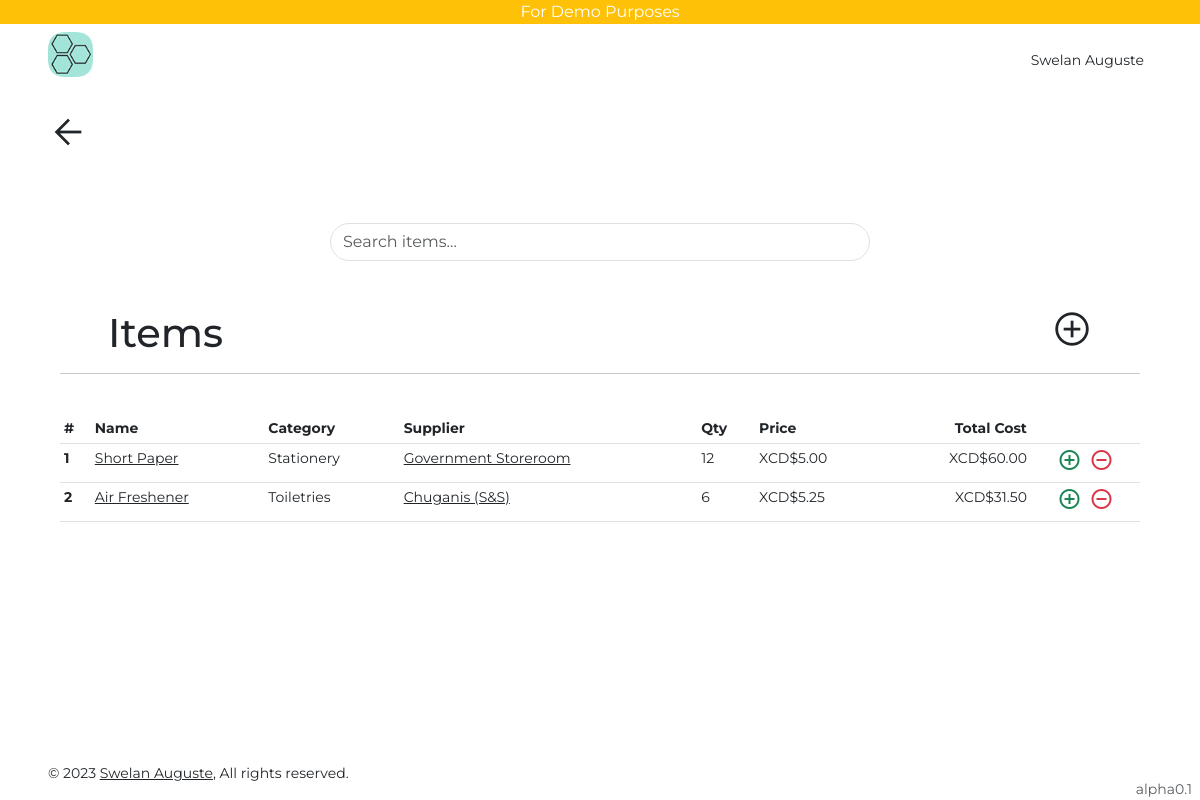
The page /items/ (signed in) on the database its author committed.
### users/models.py (models this page shows, shortened)
class User(AbstractUser):
    is_viewer = models.BooleanField(default=True)
    is_admin = models.BooleanField(default=False)

class Profile(models.Model):
    user = models.OneToOneField(User, on_delete=models.CASCADE, related_name="profile")
    uid = models.UUIDField(default=uuid.uuid4, editable=False, unique=True)
    first_name = models.CharField(max_length=255)
    last_name = models.CharField(max_length=255, blank=True)
    slug = models.SlugField(max_length=255, blank=True)
    phone = models.TextField(null=True, default="+1")
    phone1 = models.TextField(blank=True)
    bio = models.TextField(blank=True)
    def get_absolute_url(self):
        return reverse("profile", kwargs={"slug": self.slug})
    def __str__(self) -> str:
        if self.first_name and self.last_name:
            return f"{self.first_name} {self.last_name}"
        return self.user.email

### inventory/models.py (models this page shows, shortened)
class Item(models.Model):
    name = models.CharField(max_length=255)
    category = models.ForeignKey(
        Category,
        on_delete=models.CASCADE,
        null=True,
        blank=True,
    )
    supplier = models.ForeignKey(
        Supplier, on_delete=models.CASCADE, null=True, blank=True
    )
    quantity = models.IntegerField(default=1, blank=True)
    price = models.DecimalField(max_digits=10, decimal_places=2, blank=True)
    def get_total_cost(self):
        return self.price * self.get_item_total_count()
    def get_all_received_count(self):
        return sum(item.qty for item in self.receive_items.all())
    def get_all_given_count(self):
        return sum(item.qty for item in self.give_items.all())
    def get_item_total_count(self):
        return (
            self.get_all_received_count() + self.quantity
        ) - self.get_all_given_count()
    def get_absolute_url(self):
        return reverse("item-detail", kwargs={"pk": self.pk})

class Category(models.Model):
    name = models.CharField(max_length=255)
    class Meta:
        verbose_name_plural = "categories"
    def __str__(self):
        return self.name

class Supplier(models.Model):
    name = models.CharField(max_length=255)
    address = models.CharField(max_length=200, null=True)
    address1 = models.CharField(max_length=200, null=True, blank=True)
    phone = models.CharField(max_length=20, blank=True)
    email = models.EmailField(blank=True)
    def get_absolute_url(self):
        return reverse("supplier-detail", kwargs={"pk": self.pk})

class ReceiveItem(models.Model):
    item = models.ForeignKey(
        Item, on_delete=models.CASCADE, related_name="receive_items"
    )
    qty = models.PositiveIntegerField("quantity")
    created_at = models.DateTimeField(auto_now_add=True)
    updated_at = models.DateTimeField(auto_now=True)
    created_by = models.ForeignKey(User, on_delete=models.CASCADE)
    updated_by = models.ForeignKey(User, on_delete=models.CASCADE, related_name="+")

class GiveItem(models.Model):
    item = models.ForeignKey(Item, on_delete=models.CASCADE, related_name="give_items")
    qty = models.PositiveIntegerField("quantity")
    created_at = models.DateTimeField(auto_now_add=True)
    updated_at = models.DateTimeField(auto_now=True)
    created_by = models.ForeignKey(User, on_delete=models.CASCADE)
    updated_by = models.ForeignKey(User, on_delete=models.CASCADE, related_name="+")

### inventory/views.py (the view)
# urls.py: path("items/", ItemListView.as_view(), name="item-list"),
class ItemListView(LoginRequiredMixin, ListView):
    model = Item
    def get_queryset(self):
        query = self.request.GET.get("items")
        if query:
            return Item.objects.filter(
                Q(name__icontains=query)
                | Q(category__name__icontains=query)
                | Q(supplier__name__icontains=query)
            ).distinct()
        else:
            return Item.objects.all()

### templates/inventory/item_list.html (shortened to what this page needs)
{% extends 'base.html' %}
{% block content %}
{% include 'go_back.html' %}
<div class="container col-lg-12 mx-auto">
    <div class="py-5 col-lg-6 mx-auto">
        <form action=""
            method="get">
            <input class="form-control rounded-pill"
                autofocus
                type="text"
                placeholder="Search items..."
                name="items">
        </form>
    </div>
    <div class="row">
        <div class="col">
            <span class="h1 px-5">Items</span>
        </div>
        <div class="col">
            <a class="float-end"
                href="{% url 'item-create' %}"><span
                    class="material-symbols-outlined text-dark fs-1 px-5">
                    add_circle
                </span></a>
        </div>
    </div>
    <hr><br>
    <div class="table-responsive">
        <table class="table table-sm table-hover small">
            <thead>
                <tr>
                    <th scope="col">#</th>
                    <th scope="col">Name</th>
                    <th scope="col">Category</th>
                    <th scope="col">Supplier</th>
                    <th scope="col">Qty</th>
                    <th scope="col">Price</th>
                    <th class="text-end"
                        scope="col">Total Cost</th>
                    <th></th>
                    <th></th>
                </tr>
            </thead>
            <tbody>
                {% for ob in object_list %}
                <tr>
                    <th scope="row">{{forloop.counter}}</th>
                    <td><a class="text-dark"
                            href="{{ob.get_absolute_url}}">{{ob.name}}</a>
                    </td>
                    <td>{{ob.category}}</td>
                    <td><a class="text-dark"
                            href="{{ob.supplier.get_absolute_url}}">{{ob.supplier.name|default:'-'}}</a>
                    </td>
                    <td>{{ob.get_item_total_count}}</td>
                    <td>XCD${{ob.price}}</td>
                    <td class="text-end">XCD${{ob.get_total_cost}}</td>
                    <td class="text-end">
                        <a class=""
                            href="{% url 'item-receive-create' ob.pk %}"><span
                                class="material-symbols-outlined text-success">
                            </span></a>
                    </td>
                    <td class="text-start">
                        <a class=""
                            href="{% url 'item-give-create' ob.pk %}"><span
                                class="material-symbols-outlined text-danger">
                            </span></a>
                    </td>
                </tr>
                {% endfor %}
            </tbody>
        </table>
    </div>
</div>
{% endblock content %}

### templates/base.html (shortened to what this page needs)
{% load static %}
<!doctype html>
<html lang="en">
<head>
    <link
        href="https://cdn.jsdelivr.net/npm/bootstrap@5.3.0-alpha1/dist/css/bootstrap.min.css"
        rel="stylesheet"
>
    <link rel="stylesheet"
        href="{% static 'css/styles.css' %}">
</head>
<body>
    {% include "navbar.html" %}
    <div class="px-5 py-3">
        {% block content %}
        {% endblock content %}
    </div>
    {% include "footer.html" %}
</body>
</html>

### templates/navbar.html (shortened to what this page needs)
{% load static %}
<div class="w-100 bg-warning text-center text-white">For Demo Purposes</div>
<nav class="row sticky-top bg-white">
    <div class="col">
        <div class="d-flex py-lg-2 px-lg-5 p-3 bg-white">
            <a class="h3 text-decoration-none text-dark fw-bold me-4"
                href="/">
            <img height="45rem" src="{% static 'images/favicon.ico' %}" alt=""></a>
        </div>
    </div>
    <div class="col">
        <div class="d-flex py-lg-4 px-lg-5 p-3 bg-white justify-content-end">
            {% if request.user.is_authenticated %}
            <div class="dropdown me-2">
                <a class="text-decoration-none text-dark bg-transparent border-0 small p-0 m-0"
                    type="button"
                    data-bs-toggle="dropdown"
                    aria-expanded="false">
                    <span>{{request.user.profile}}</span>
                </a>
            </div>
            {% else %}
            <a class="text-dark"
                href="{% url 'account_login' %}">Sign in</a></li>
            {% endif %}
        </div>
    </div>
</nav>

### templates/go_back.html (shortened to what this page needs)
<div class="pb-3">
    <a href="javascript:history.back()">
        <span class="material-symbols-outlined fs-1 text-dark">
        </span>
    </a>
</div>

### templates/footer.html
<div class="container">
    <footer class="py-5">
        <div class="d-flex pt-4 px-5 mt-4 fixed-bottom bg-white">
            <p class="small">&copy; {% now "Y" %} <a
                    class="text-decoration-none text-dark"
                    target="_blank"
                    href="https://kingship.info/"><u>Swelan Auguste</u></a>,
                All rights reserved.</p>
        </div>
    </footer>
</div>
<div class="fixed-bottom text-end small me-2 text-muted">alpha0.1</div>

### static/css/styles.css (style rules this page uses)
html, body { font-family: 'Montserrat', sans-serif; }
body { min-height: 100vh; min-height: -webkit-fill-available; }
html { height: -webkit-fill-available; }

### rows shown on the page
User: user.profile "Swelan Auguste"
Item: name "Short Paper", category "Stationery", supplier.name "Government Storeroom", get_item_total_count "12", price "5.00", get_total_cost "60.00"
Item: name "Air Freshener", category "Toiletries", supplier.name "Chuganis (S&S)", get_item_total_count "6", price "5.25", get_total_cost "31.50"
